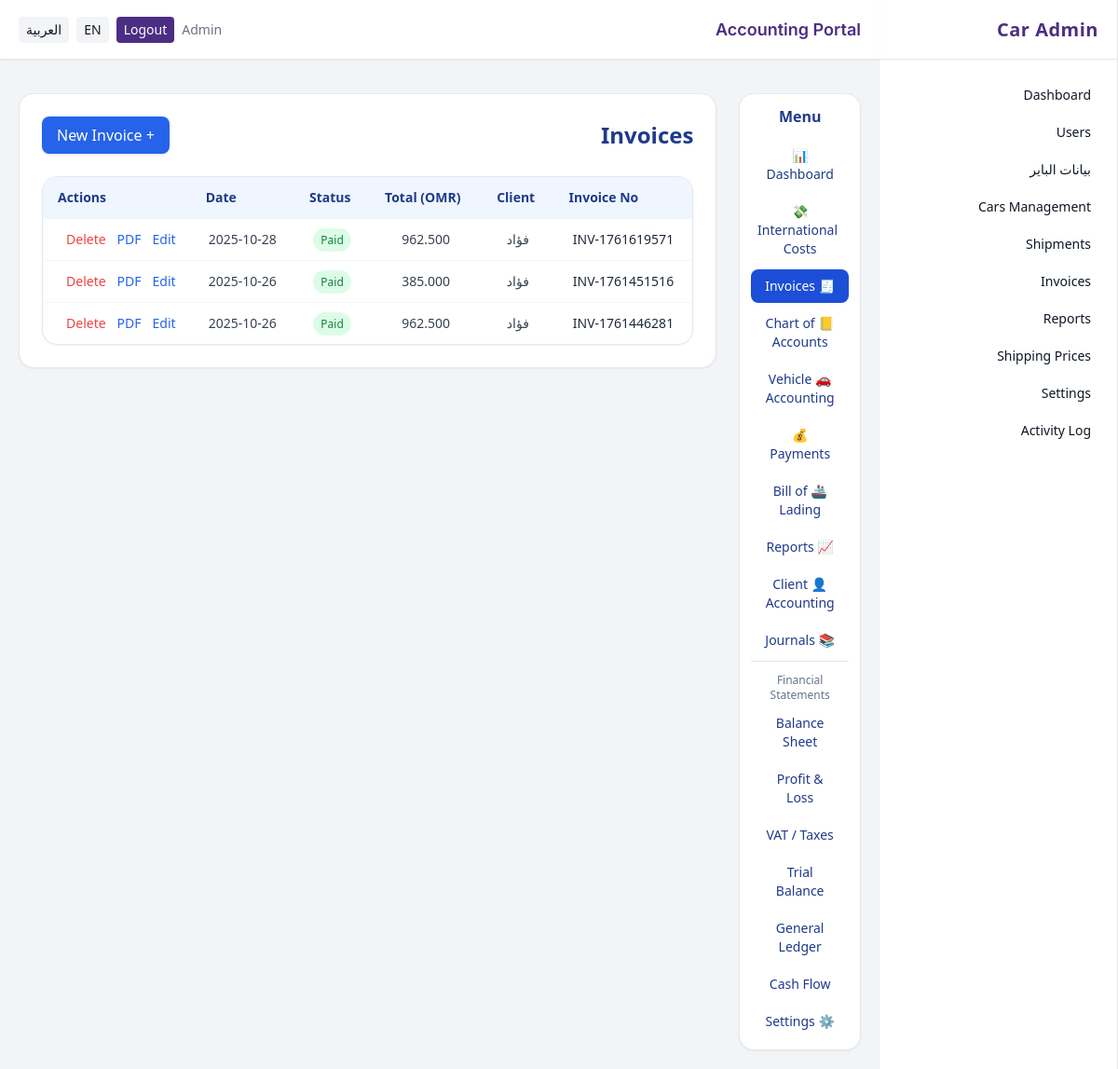
The app's page /acct/invoices (signed in) with its own data.
### app/models.py (models this page shows, shortened)
class User(db.Model, UserMixin):
    __tablename__ = "users"
    id = db.Column(db.Integer, primary_key=True)
    name = db.Column(db.String(150))
    email = db.Column(db.String(180), unique=True, index=True)
    phone = db.Column(db.String(50))
    password_hash = db.Column(db.String(200))
    role_id = db.Column(db.Integer, db.ForeignKey("roles.id"))
    active = db.Column(db.Boolean, default=True)
    created_at = db.Column(db.DateTime, default=datetime.utcnow)
    last_login_at = db.Column(db.DateTime)
    role = db.relationship("Role")
    @property
    def is_active(self):
        return bool(self.active)

class Invoice(db.Model):
    __tablename__ = "invoices"
    id = db.Column(db.Integer, primary_key=True)
    invoice_number = db.Column(db.String(100), unique=True)
    customer_id = db.Column(db.Integer, db.ForeignKey("customers.id"))
    invoice_type = db.Column(db.String(20))
    vehicle_id = db.Column(db.Integer, db.ForeignKey("vehicles.id"), nullable=True, index=True)
    total_omr = db.Column(db.Numeric(12,3))
    status = db.Column(db.String(50))
    pdf_path = db.Column(db.Text)
    created_at = db.Column(db.DateTime, default=datetime.utcnow)
    customer = db.relationship("Customer")
    vehicle = db.relationship("Vehicle")
    items = db.relationship("InvoiceItem", backref="invoice", cascade="all, delete-orphan")
    payments = db.relationship("Payment", backref="invoice", cascade="all, delete-orphan")
    exchange_rate_id = db.Column(db.Integer, db.ForeignKey("exchange_rates.id"), nullable=True)

class Customer(db.Model):
    __tablename__ = "customers"
    id = db.Column(db.Integer, primary_key=True)
    user_id = db.Column(db.Integer, db.ForeignKey("users.id"))
    account_number = db.Column(db.String(50), unique=True)
    company_name = db.Column(db.String(200))
    full_name = db.Column(db.String(200))
    email = db.Column(db.String(180))
    phone = db.Column(db.String(50))
    address = db.Column(db.Text)
    country = db.Column(db.String(100))
    price_category = db.Column(db.String(20), nullable=False, default="normal")
    user = db.relationship("User", backref="customer_profile")
    @property
    def display_name(self) -> str:
        try:
            name = (self.company_name or self.full_name or (self.user.name if getattr(self, 'user', None) else None))
            name = (name or "").strip()
            return name if name else "-"
        except Exception:
            return "-"

### app/blueprints/accounting/routes.py (the view)
@acct_bp.route('/invoices')
@role_required('accountant', 'admin')
def invoices_list():
    invoices = db.session.query(Invoice).order_by(Invoice.created_at.desc()).all()
    return render_template('accounting/invoices_list.html', invoices=invoices)

### app/security.py (called while the page is built)
def _canonicalize_role(role_name: str | None) -> str | None:
    if not role_name:
        return None
    name = role_name.strip().lower()
    synonyms = {
        "staff": "employee",
        "employees": "employee",
    }
    return synonyms.get(name, name)

def role_required(*allowed_roles: str) -> Callable:
    normalized_allowed = {
        r for r in (_canonicalize_role(r) for r in allowed_roles) if r is not None
    }
    def decorator(view_func: Callable) -> Callable:
        @wraps(view_func)
        @login_required
        def wrapper(*args, **kwargs):
            user_role = getattr(getattr(current_user, "role", None), "name", None)
            user_role_norm = _canonicalize_role(user_role)
            if not user_role_norm or user_role_norm not in normalized_allowed:
                abort(403)
            return view_func(*args, **kwargs)
        return wrapper
    return decorator

### app/templates/accounting/invoices_list.html
{% extends "base_accounting.html" %}
{% block acct_content %}
<div class="flex items-center justify-between mb-6">
  <h2 class="text-2xl font-bold text-blue-900">{{ _('Invoices') }}</h2>
  <a href="{{ url_for('acct.invoices_new') }}"
     class="px-4 py-2 bg-blue-600 text-white font-medium rounded-lg shadow hover:bg-blue-700 transition">
     + {{ _('New Invoice') }}
  </a>
</div>
<div class="overflow-x-auto bg-white border border-gray-200 rounded-2xl shadow-sm">
  <table class="min-w-full text-sm text-gray-700">
    <thead class="bg-blue-50 text-blue-900 font-semibold">
      <tr>
        <th class="px-4 py-3 text-left">{{ _('Invoice No') }}</th>
        <th class="px-4 py-3 text-left">{{ _('Client') }}</th>
        <th class="px-4 py-3 text-left">{{ _('Total (OMR)') }}</th>
        <th class="px-4 py-3 text-left">{{ _('Status') }}</th>
        <th class="px-4 py-3 text-left">{{ _('Date') }}</th>
        <th class="px-4 py-3 text-left">{{ _('Actions') }}</th>
      </tr>
    </thead>
    <tbody>
      {% for inv in invoices %}
      <tr class="border-t border-gray-100 hover:bg-blue-50 transition">
        <td class="px-4 py-3 font-medium text-gray-800">{{ inv.invoice_number }}</td>
        <td class="px-4 py-3">{{ inv.customer.display_name if inv.customer else '-' }}</td>
        <td class="px-4 py-3 text-gray-700">{{ '%.3f'|format(inv.total_omr or 0) }}</td>
        <td class="px-4 py-3">
          <span class="
            px-2 py-1 rounded-full text-xs font-medium
            {% if inv.status == 'Paid' %} bg-green-100 text-green-700
            {% elif inv.status == 'Partial' %} bg-yellow-100 text-yellow-700
            {% elif inv.status == 'Cancelled' %} bg-red-100 text-red-700
            {% else %} bg-gray-100 text-gray-700 {% endif %}
          ">
            {{ inv.status }}
          </span>
        </td>
        <td class="px-4 py-3">{{ inv.created_at.strftime('%Y-%m-%d') }}</td>
        <td class="px-4 py-3 flex items-center gap-3">
          <a href="{{ url_for('acct.invoices_edit', invoice_id=inv.id) }}"
             class="text-blue-600 hover:underline">{{ _('Edit') }}</a>
          <a href="{{ url_for('acct.invoices_export', invoice_id=inv.id) }}"
             class="text-blue-600 hover:underline">PDF</a>
          <form method="post"
                action="{{ url_for('acct.invoices_delete', invoice_id=inv.id) }}"
                class="inline"
                onsubmit="return confirm('{{ _('Delete invoice?') }}')">
            <button class="text-red-500 hover:underline">{{ _('Delete') }}</button>
          </form>
        </td>
      </tr>
      {% else %}
      <tr>
        <td colspan="6" class="px-4 py-6 text-center text-gray-400">{{ _('No invoices.') }}</td>
      </tr>
      {% endfor %}
    </tbody>
  </table>
</div>
{% endblock %}

### app/templates/base_admin.html (shortened to what this page needs)
<!doctype html>
<html lang="{{ g.get('lang_code', 'ar') }}" {% if g.get('lang_code', 'ar') == 'ar' %}dir="rtl"{% endif %} class="h-full bg-background">
<head>
  <script src="https://cdn.tailwindcss.com"></script>
  <link href="https://cdnjs.cloudflare.com/ajax/libs/font-awesome/6.5.0/css/all.min.css" rel="stylesheet">
</head>
<body class="h-full text-neutral text-center">
  <div class="min-h-screen flex bg-background">
    {% if current_user.is_authenticated and current_user.role and (current_user.role.name|lower) == 'admin' %}
    <aside class="w-64 hidden md:flex flex-col bg-white border-r border-gray-200 shadow-sm">
      <div class="h-16 flex items-center px-5 border-b border-gray-200">
        <div class="text-primary text-xl font-bold tracking-wide">{{ _('Car Admin') }}</div>
      </div>
      <nav class="flex-1 px-4 py-5 space-y-1 text-sm">
        <a href="{{ url_for('admin.dashboard') }}" class="flex items-center gap-3 px-3 py-2 rounded-lg hover:bg-blue-50 {% if request.endpoint=='admin.dashboard' %}bg-blue-100 text-primary font-semibold{% endif %}">{{ _('Dashboard') }}</a>
        <a href="{{ url_for('admin.users_list') }}" class="flex items-center gap-3 px-3 py-2 rounded-lg hover:bg-blue-50 ">{{ _('Users') }}</a>
        <a href="{{ url_for('admin.buyers_list') }}" class="flex items-center gap-3 px-3 py-2 rounded-lg hover:bg-blue-50 ">بيانات الباير</a>
        <a href="{{ url_for('ops.dashboard') }}" class="flex items-center gap-3 px-3 py-2 rounded-lg hover:bg-blue-50">{{ _('Cars Management') }}</a>
        <a href="{{ url_for('ops.dashboard') }}" class="flex items-center gap-3 px-3 py-2 rounded-lg hover:bg-blue-50">{{ _('Shipments') }}</a>
        <a href="{{ url_for('acct.dashboard') }}" class="flex items-center gap-3 px-3 py-2 rounded-lg hover:bg-blue-50">{{ _('Invoices') }}</a>
        <a href="{{ url_for('admin.reports') }}" class="flex items-center gap-3 px-3 py-2 rounded-lg hover:bg-blue-50 ">{{ _('Reports') }}</a>
        <a href="{{ url_for('admin.shipping_prices_list') }}" class="flex items-center gap-3 px-3 py-2 rounded-lg hover:bg-blue-50 ">{{ _('Shipping Prices') }}</a>
        <a href="{{ url_for('admin.settings') }}" class="flex items-center gap-3 px-3 py-2 rounded-lg hover:bg-blue-50 {% if request.endpoint=='admin.settings' %}bg-blue-100 text-primary font-semibold{% endif %}">{{ _('Settings') }}</a>
        <a href="{{ url_for('admin.activity_log') }}" class="flex items-center gap-3 px-3 py-2 rounded-lg hover:bg-blue-50 ">{{ _('Activity Log') }}</a>
      </nav>
    </aside>
    {% endif %}
    <div class="flex-1 flex flex-col min-w-0">
      <header class="h-16 flex items-center justify-between px-5 bg-white border-b border-gray-200 shadow-sm">
        <div class="text-lg font-semibold text-primary font-heading">{% block header %}{% endblock %}</div>
        <div class="flex items-center gap-2 text-sm">
          {% if current_user.is_authenticated %}
            <span class="text-muted">{{ current_user.name }}</span>
            <a href="{{ url_for('auth.logout') }}" class="px-2 py-1 rounded bg-primary text-white hover:opacity-90 transition">{{ _('Logout') }}</a>
          {% endif %}
          <a href="{{ request.path }}?lang=en" class="px-2 py-1 rounded bg-background hover:bg-white">EN</a>
          <a href="{{ request.path }}?lang=ar" class="px-2 py-1 rounded bg-background hover:bg-white">العربية</a>
        </div>
      </header>
      <div class="px-5 pt-4">
      </div>
      <main class="p-5">
        {% block content %}{% endblock %}
      </main>
    </div>
  </div>
</body>
</html>

### app/templates/base_admin.html (style rules this page uses)
body { font-family: ui-sans-serif, system-ui, -apple-system, Segoe UI, Roboto, Arial, sans-serif; }

### records on screen
User: name "Admin"
Invoice: invoice_number "INV-1761619571", customer "فؤاد", total_omr "962.500", status "Paid", created_at "2025-10-28"
Invoice: invoice_number "INV-1761451516", customer "فؤاد", total_omr "385.000", status "Paid", created_at "2025-10-26"
Invoice: invoice_number "INV-1761446281", customer "فؤاد", total_omr "962.500", status "Paid", created_at "2025-10-26"
